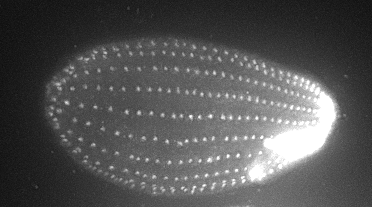
#> input picture sources/source.png, 372 x 207 px; the run also reads 1 picture not shown here
$ python main.py
#> lines starting #> are read from the running program, lines starting #| are printed output that depends on the picture; after the words box and inside, x2 and y2 are one past the last pixel; in counts of white or black regions, pixels touching at a corner belong together
import cv2
import numpy as np
import time, random

'''
 ------- PARAMETERS FOR CODE -------
'''
# image that you want code to use, keep as .png
filename = "sources/source.png"

# template for algorithm to match objects to, image of individual cilia
template_file = "templates/americanis template 2.png"

# filename of result image, keep in results folder
results_file = "results/result.png"

# factor that image size is increased by, increase for higher resolution
scale_factor = 4

# strictness of algorithm, higher = more accurate, less matches
threshold = 0.85

'''
 ------------ CODE ------------
'''

img = cv2.imread(filename, 1)
#> img is the input picture: shape (207, 372, 3); min 14, max 255, mean 83.7
template = cv2.imread(template_file, 0)

# resizing image
img = cv2.resize(img, (0, 0), fx=scale_factor, fy=scale_factor)
#> img: shape (828, 1488, 3)
template = cv2.resize(template, (0, 0), fx=scale_factor, fy=scale_factor)
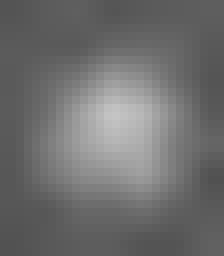
#> template: shape (32, 28) (shown 8 times larger); min 81, max 196, mean 110.3
gray = cv2.cvtColor(img, cv2.COLOR_BGR2GRAY)

h, w = template.shape
#> h = 32; w = 28

result = cv2.matchTemplate(gray, template, cv2.TM_CCOEFF_NORMED) # returns array where higher value = better match
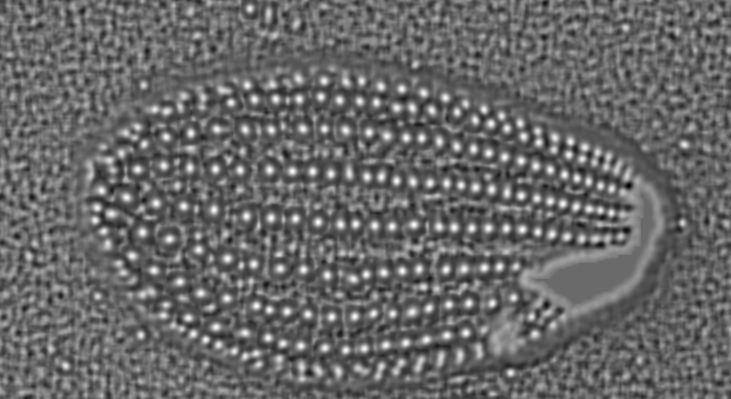
#> result: shape (797, 1461) float32 (shown at 1/2 size); min -0.719, max 0.999, mean -0.0179; drawn with min black and max white

locations = np.where(result >= threshold) # returns array of indexes where the value in result is greater than threshold
#> locations = 3322 positions, rows 16 to 747, columns 188 to 1369
#print(len(locations[0]))

matches = [(0, 0)]
circles = []

# locations is a tuple w/ 2 corresponding arrays, one with x values and one with y values
for i in range(len(locations[0])):
    x, y = locations[1][i], locations[0][i]
    #print("coords:", x, y)

    for pt in matches:
        dist = cv2.norm(np.array(pt), np.array((x, y)))
        #print(dist)

        if dist <= 7:
            unique = False
            #print("duplicate:", pt)
            break
        else:
            unique = True

    if unique:
        matches.append((x, y))
        #print("APPENDED")

        center = (int(x+(w/2)), int(y+(h/2)))
        circles.append(center)
        #cv2.rectangle(img, (x, y), (x+w, y+h), (255, 255, 255), 1, cv2.LINE_AA)
        cv2.circle(img, center, 7, (255, 255, 255), -1, cv2.LINE_AA)
#> this loop made 3322 passes
#> (x, y, center) on passes 1, 7, 9, 30, 44, 62, 86, 99, 110, 123, 134, 136: (499, 16, (513, 32)), (647, 160, (661, 176)), (723, 160, (737, 176)), (494, 168, (508, 184)), (760, 171, (774, 187)), (802, 175, (816, 191)), (846, 184, (860, 200)), (641, 191, (655, 207)), (889, 193, (903, 209)), (598, 195, (612, 211)), (508, 196, (522, 212)), (549, 196, (563, 212))
#> (x, y) on passes 2, 3, 4, 5, 6, 8: (500, 16), (499, 17), (500, 17), (499, 18), (500, 18), (648, 160)
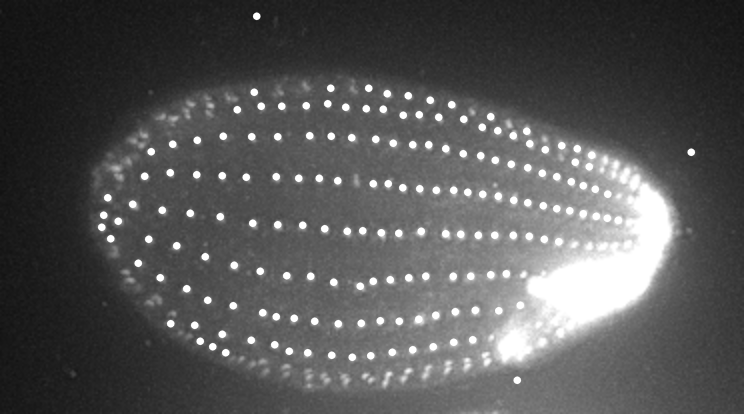
#> img: shape (828, 1488, 3) (shown at 1/2 size); min 15, max 255, mean 85.9
#> after the loop, circles = 166 pairs, first value 203 to 1382, second value 32 to 760; matches = 167 pairs, first value 0 to 1368, second value 0 to 744
        #cv2.putText(img, str(center), center, cv2.FONT_HERSHEY_SCRIPT_SIMPLEX, 0.3, (0, 255, 0), 1, cv2.LINE_AA)

    #time.sleep(1)
    #print("")


for i in range(len(circles)):
    for j in range(i + 1, len(circles)):
        pt1 = np.array(circles[i])
        pt2 = np.array(circles[j])
        dist = cv2.norm(pt1, pt2)
        if (20 <= dist <= 100):
            b = random.randint(25, 255)
            g = random.randint(25, 255)
            r = random.randint(25, 255)

            midpoint = (int((pt1[0] + pt2[0]) / 2), int((pt1[1] + pt2[1]) / 2))

            cv2.line(img, pt1, pt2, (b, g, r), 1, cv2.LINE_AA)
            cv2.circle(img, midpoint, 2, (b, g, r), -1, cv2.LINE_AA)
            cv2.putText(img, str(round(dist/4, 2)), midpoint, cv2.FONT_HERSHEY_SCRIPT_SIMPLEX, 0.4, (b, g, r), 1, cv2.LINE_AA)
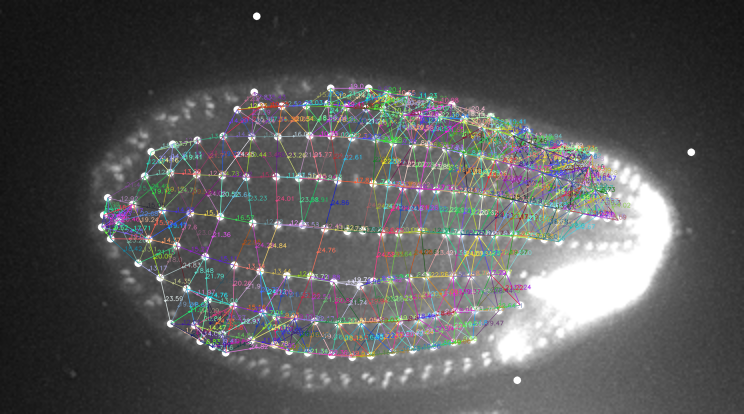
#> img: shape (828, 1488, 3) (shown at 1/2 size); 15% of pixels changed, all inside (x1, y1, x2, y2) = (202, 166, 1262, 716)


#print(len(matches))
print(f"Using {filename} as source image\nUsing {template_file} as template image")
cv2.imwrite(results_file, img)
print(f"Saved image to {results_file}")
cv2.imshow("window", img)
print("\nPress any key to close image")
cv2.waitKey(0)
cv2.destroyAllWindows
